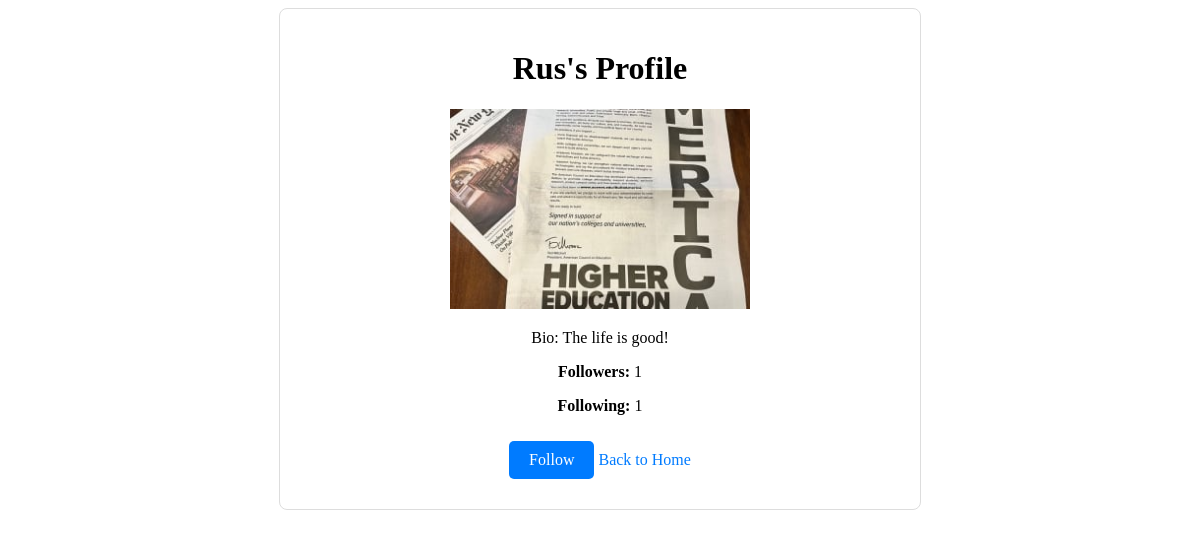
/users/profile/Rus/, run on the app's committed database.
### users/models.py (models this page shows, shortened)
class Profile(models.Model):
    user = models.OneToOneField(User, on_delete=models.CASCADE)
    bio = models.TextField()
    profile_picture = models.ImageField(upload_to='profile_pics/', blank=True, null=True)  # Allow blank and null

### users/views.py (the view)
# urls.py: path('profile/<str:username>/', views.profile_view, name='profile'),
def profile_view(request, username):
    user = get_object_or_404(User, username=username)
    profile = get_object_or_404(Profile, user=user)
    followers_count = Follow.objects.filter(following=user).count()
    following_count = Follow.objects.filter(follower=user).count()
    is_following = False
    if request.user.is_authenticated:
        is_following = Follow.objects.filter(follower=request.user, following=user).exists()
    context = {
        'profile': profile,
        'followers_count': followers_count,
        'following_count': following_count,
        'is_following': is_following,
    }
    return render(request, 'users/profile.html', context)

### users/templates/users/profile.html (shortened to what this page needs)
<!DOCTYPE html>
<html lang="en">
<head>
    {% load static %}
    <link rel="stylesheet" href="{% static 'css/profile.css' %}">
</head>
<body>
    <div class="profile-container">
        <h1>{{ profile.user.username }}'s Profile</h1>
        {% if profile.profile_picture %}
            <img src="{{ profile.profile_picture.url }}" alt="Profile Picture" style="width:300px; height:auto">
        {% else %}
            <img src="https://papik.pro/grafic/uploads/posts/2023-04/1681528233_papik-pro-p-lichnii-logotip-vektor-4.png" alt="Default Profile Picture" style="width:150px;">
        {% endif %}
        <p class="bio">Bio: {{ profile.bio }}</p>
        <p><strong>Followers:</strong> {{ followers_count }}</p>
        <p><strong>Following:</strong> {{ following_count }}</p>
        {% if request.user == profile.user %}
            <a href="{% url 'edit_profile' %}">Edit Profile</a>
        {% else %}
            {% if is_following %}
                <p>You are following this user.</p>
                <a href="{% url 'unfollow_user' profile.user.username %}" class="unfollow-button">Unfollow</a>
            {% else %}
                <a href="{% url 'follow_user' profile.user.username %}" class="follow-button">Follow</a>
            {% endif %}
        {% endif %}
        <a href="{% url 'home' %}" class="back-to-home">Back to Home</a>
    </div>
</body>
</html>

### static/css/profile.css (style rules this page uses)
.profile-container { max-width: 600px; margin: auto; padding: 20px; border: 1px solid #ddd; border-radius: 8px; text-align: center; }
.follow-button, .unfollow-button { display: inline-block; margin: 10px 0; padding: 10px 20px; background-color: #007bff; color: #fff; text-decoration: none; border-radius: 5px; }
.back-to-home { display: inline-block; margin-top: 20px; color: #007bff; text-decoration: none; }

### data on the page
Profile: user.username "Rus", profile_picture (picture), bio "The life is good!"

### other printed values
{{ followers_count }} "1"
{{ following_count }} "1"
